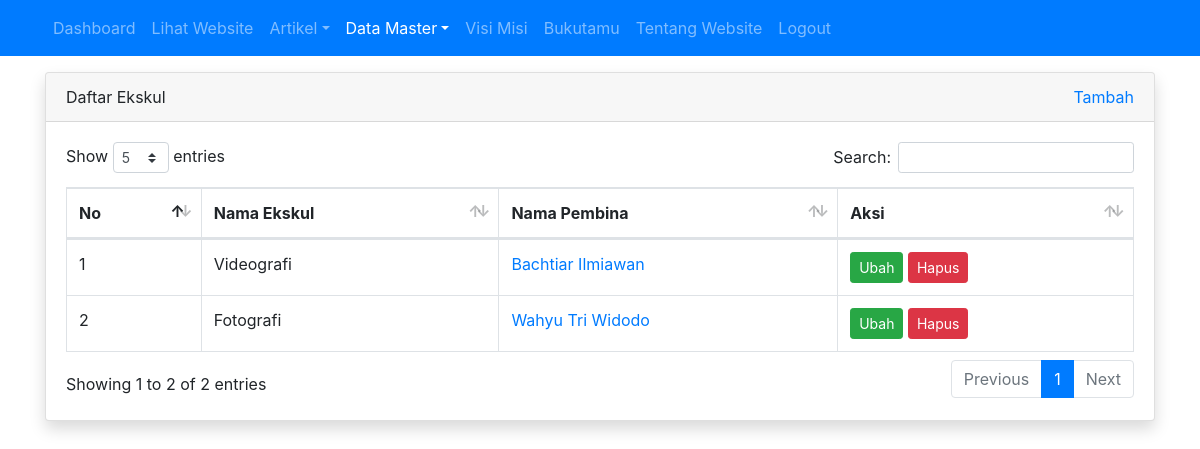
Screenshot of /admin/ekskul/index.php (signed in) with the database file from the repository.
### tables this page shows
CREATE TABLE `tbl_ekskul` (
  `id` int(11) NOT NULL,
  `nama_ekskul` varchar(50) DEFAULT NULL,
  `pembina` int(11) DEFAULT NULL
);

CREATE TABLE `tbl_guru` (
  `id` int(11) NOT NULL,
  `nama` varchar(100) DEFAULT NULL,
  `nip` int(10) DEFAULT NULL,
  `jenis_kelamin` enum('L','P') DEFAULT NULL,
  `no_hp` varchar(12) DEFAULT NULL,
  `tempat_lahir` varchar(50) DEFAULT NULL,
  `tanggal_lahir` date DEFAULT NULL,
  `mata_pelajaran` varchar(50) DEFAULT NULL,
  `alamat` varchar(100) DEFAULT NULL,
  `foto` varchar(100) DEFAULT NULL
);

### admin/ekskul/index.php (the view, shortened to what this page needs)
<?php
require_once '../../koneksi.php';
$query = mysqli_query($koneksi, "SELECT tbl_ekskul.id AS id, tbl_ekskul.nama_ekskul, tbl_ekskul.pembina, tbl_guru.nama, tbl_guru.id AS id_guru FROM tbl_ekskul LEFT JOIN tbl_guru on tbl_ekskul.pembina = tbl_guru.id");
$no = 1;
?>
<!DOCTYPE html>
<html>
<head>
	<link rel="stylesheet" href="../../resources/datatables/datatables.min.css">
	<link rel="stylesheet" href="../../resources/css/bootstrap.min.css">
</head>
<body>
	<?php require_once '../navbar.php'; ?>
	<div class="container mt-3">
		<div class="row">
			<div class="col">
				<div class="card shadow">
					<div class="card-header">
						<div class="clearfix">
							<div class="float-left">
								Daftar Ekskul
							</div>
							<div class="float-right">
								<a href="tambah.php">Tambah</a>
							</div>
						</div>
					</div>
					<div class="card-body">
						<table id="table_id" class="dataTable table table-bordered">
						    <thead>
						        <tr>
						            <th>No</th>
						            <th>Nama Ekskul</th>
						            <th>Nama Pembina</th>
						            <th>Aksi</th>
						        </tr>
						    </thead>
						    <tbody>
								<?php while($row = mysqli_fetch_assoc($query)) : ?>
						        	<tr>
						        		<td><?= $no++ ?></td>
						        		<td><?= $row['nama_ekskul'] ?></td>
						        		<td><a href="../guru/detail.php?id=<?= $row['id_guru'] ?>" target="_blank"><?= isset($row['nama']) ? $row['nama'] : '-' ?></a></td>
						        		<td>
						        			<a href="ubah.php?id=<?= $row['id'] ?>" class="btn btn-success btn-sm">Ubah</a>
											<a href="hapus.php?id=<?= $row['id'] ?>" class="btn btn-danger btn-sm" onclick="return confirm('apakah anda yakin?')">Hapus</a>
						        		</td>
						        	</tr>
								<?php endwhile; ?>
						    </tbody>
						</table>
					</div>
				</div>
			</div>
		</div>
	</div>
</body>
</html>

### rows the page displays
tbl_ekskul: nama_ekskul "Videografi", pembina.nama "Bachtiar Ilmiawan"
tbl_ekskul: nama_ekskul "Fotografi", pembina.nama "Wahyu Tri Widodo"
